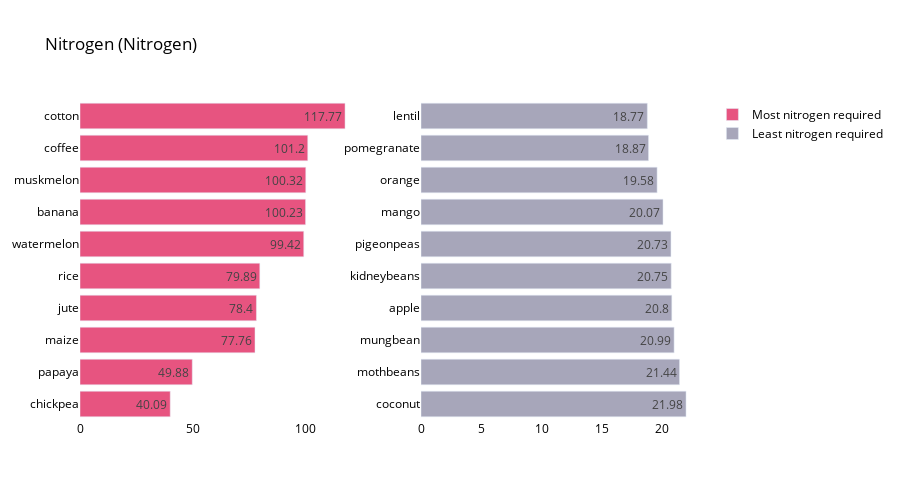

Notebook cell for this chart:
### Code cell
crop_summary_N = crop_summary.sort_values(by='Nitrogen', ascending=False)
  
fig = make_subplots(rows=1, cols=2)

top = {
    'y' : crop_summary_N['Nitrogen'][0:10].sort_values().index,
    'x' : crop_summary_N['Nitrogen'][0:10].sort_values()
}

last = {
    'y' : crop_summary_N['Nitrogen'][-10:].index,
    'x' : crop_summary_N['Nitrogen'][-10:]
}

fig.add_trace(
    go.Bar(top,
           name="Most nitrogen required",
           marker_color=random.choice(colorarr),
           orientation='h',
          text=top['x']),
    
    row=1, col=1
)

fig.add_trace(
    go.Bar(last,
           name="Least nitrogen required",
           marker_color=random.choice(colorarr),
           orientation='h',
          text=last['x']),
    row=1, col=2
)
fig.update_traces(texttemplate='%{text}', textposition='inside')
fig.update_layout(title_text="Nitrogen (Nitrogen)",
                  plot_bgcolor='white',
                  font_size=12, 
                  font_color='black',
                 height=500)

fig.update_xaxes(showgrid=False)
fig.update_yaxes(showgrid=False)
fig.show()

### Figure 1 — Plotly figure (JSON) as saved in the notebook; plotly's stock layout.template omitted (floating-point values rounded to 4 significant figures)
{"data": [{"marker": {"color": "#E75480"}, "name": "Most nitrogen required", "orientation": "h", "text": [40.09, 49.88, 77.76, 78.4, 79.89, 99.42, 100.2, 100.3, 101.2, 117.8], "textposition": "inside", "texttemplate": "%{text}", "type": "bar", "x": [40.09, 49.88, 77.76, 78.4, 79.89, 99.42, 100.2, 100.3, 101.2, 117.8], "xaxis": "x", "y": ["chickpea", "papaya", "maize", "jute", "rice", "watermelon", "banana", "muskmelon", "coffee", "cotton"], "yaxis": "y"}, {"marker": {"color": "#A7a6ba"}, "name": "Least nitrogen required", "orientation": "h", "text": [21.98, 21.44, 20.99, 20.8, 20.75, 20.73, 20.07, 19.58, 18.87, 18.77], "textposition": "inside", "texttemplate": "%{text}", "type": "bar", "x": [21.98, 21.44, 20.99, 20.8, 20.75, 20.73, 20.07, 19.58, 18.87, 18.77], "xaxis": "x2", "y": ["coconut", "mothbeans", "mungbean", "apple", "kidneybeans", "pigeonpeas", "mango", "orange", "pomegranate", "lentil"], "yaxis": "y2"}], "layout": {"font": {"color": "black", "size": 12}, "height": 500, "plot_bgcolor": "white", "title": {"text": "Nitrogen (Nitrogen)"}, "xaxis": {"anchor": "y", "domain": [0, 0.45], "showgrid": false}, "xaxis2": {"anchor": "y2", "domain": [0.55, 1], "showgrid": false}, "yaxis": {"anchor": "x", "domain": [0, 1], "showgrid": false}, "yaxis2": {"anchor": "x2", "domain": [0, 1], "showgrid": false}}}
